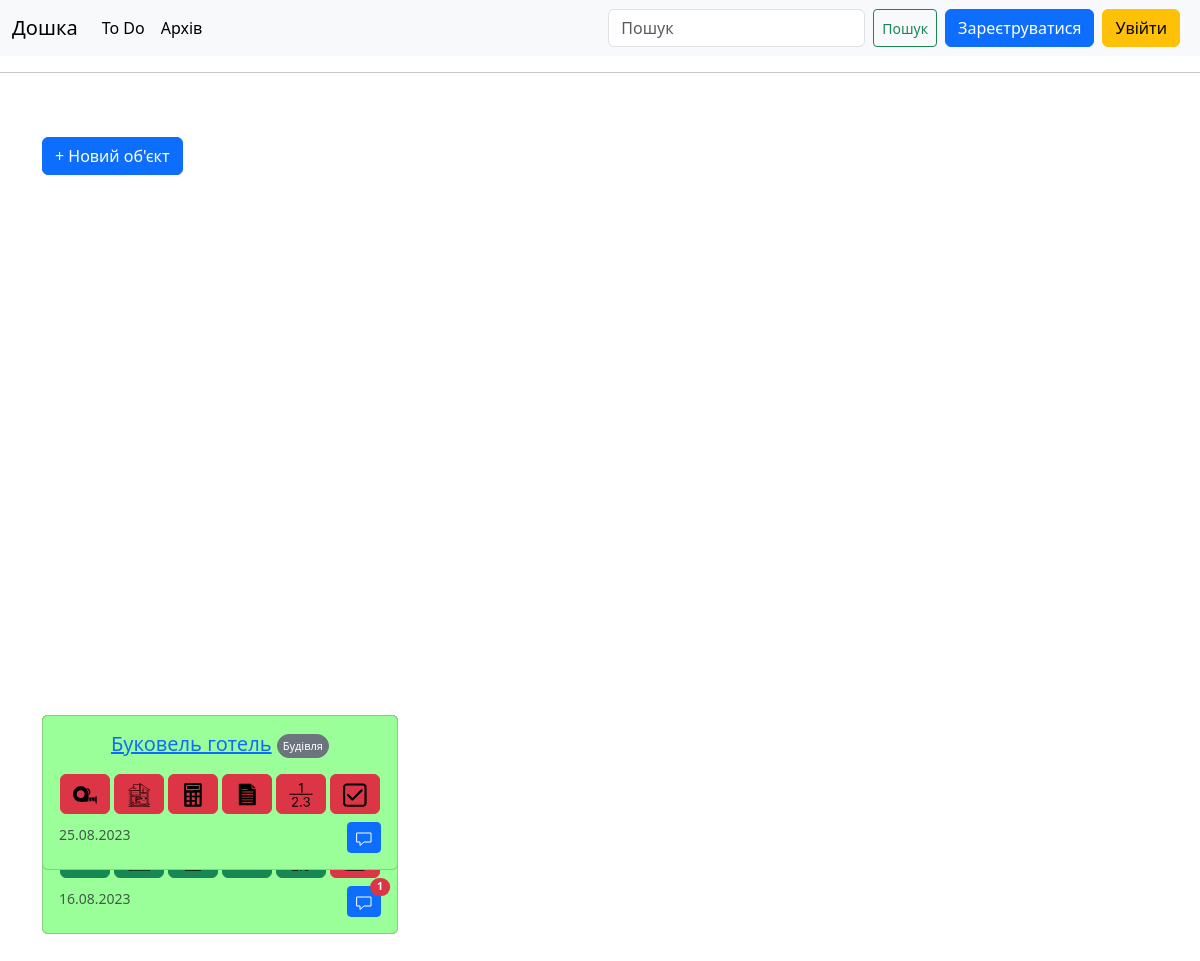
The page / on the database its author committed.
### bord/models.py (models this page shows, shortened)
class Subject(models.Model):
    class TypeOfSubject(models.TextChoices):
        BUILDING = 'BU', _('Багатоповерхівка')
        COMMERCE = 'CO', _('Будівля')
        GARAGE = 'GA', _('Гараж')
        HOUSE = 'HO', _('Особняк')
        APARTMENT = 'AP', _('Квартира')
        KEV = 'KE', _('КЕВ')
        QUARTERS = 'QU', _('Нежитлове приміщення')
        UNFINISHED = 'UF', _('Незавершене')
        SUMMERHOUSE = 'SH', _('Садовий будинок')
    class Priority(models.TextChoices):
        HIGH = 'AA', _('Високий')
        NORMAL = 'BB', _('Звичайний')
        LOW = 'CC', _('Низький')
    name = models.CharField(max_length=200)
    type = models.CharField(max_length=2, choices=TypeOfSubject.choices, default=TypeOfSubject.HOUSE)
    priority = models.CharField(max_length=3, choices=Priority.choices, default=Priority.NORMAL)
    archived = models.BooleanField(default=False)
    address = models.CharField(max_length=200, blank=True)
    invent_number = models.CharField(max_length=10, blank=True)
    measured = models.BooleanField(default=False)
    drawn = models.BooleanField(default=False)
    calculated = models.BooleanField(default=False)
    typed = models.BooleanField(default=False)
    numbered = models.BooleanField(default=False)
    done = models.BooleanField(default=False)
    date_added = models.DateTimeField(auto_now_add=True)
    def __str__(self):
        return self.name
    def get_measured(self):
        if self.measured:
            return 'btn btn-success'
        else:
            return 'btn btn-danger'
    def get_drawn(self):
        if self.drawn:
            return 'btn btn-success'
        else:
            return 'btn btn-danger'
    def get_calculated(self):
        if self.calculated:
            return 'btn btn-success'
        else:
            return 'btn btn-danger'
    def get_typed(self):
        if self.typed:
            return 'btn btn-success'
        else:
            return 'btn btn-danger'
    def get_numbered(self):
        if self.numbered:
            return 'btn btn-success'
        else:
            return 'btn btn-danger'
    def get_done(self):
        if self.done:
            return 'btn btn-success'
        else:
            return 'btn btn-danger'
    def get_priority(self):
        if self.priority == 'AA':
            return '#ffb3b3'
        if self.priority == 'BB':
            return '#fffa75'
        if self.priority == 'CC':
            return '#9bff99'

### bord/views.py (the view)
# urls.py: path('', views.index, name='index'),
def index(request):
    subjects = Subject.objects.order_by('priority')
    context = {'subjects': subjects}
    return render(request, 'bord/index.html', context)

### bord/templates/bord/index.html (shortened to what this page needs)
{% extends "bord/base.html" %}
{% block content %}
    <a class="btn btn-primary mb-3" href="{% url 'bord:new_subject' %}">+ Новий об'єкт</a>
    <div class="row" data-masonry="{&quot;percentPosition&quot;: true }" style="position: relative; height: 1066.4px;">
        {% for subject in subjects %}
            {% if not subject.archived %}
            <div class="col-sm-6 col-lg-4 mb-4" style="position: absolute; left: 0%; top: 524.2px;">
              <div class="card" style="background-color: {{ subject.get_priority }};">
                <div class="card-body">
                      <div class="dropdown">
                          <h5 class="card-title text-center mb-0">
                              <a href="{% url 'bord:subject' subject.id %}">{{ subject }}</a>
                          <button class="btn btn-secondary rounded-pill" style="font-size: 11px; padding: 3px 5px; border-radius: 2px;" type="button" data-bs-toggle="dropdown" aria-expanded="false">
                            {{ subject.get_type_display }}
                          </button>
                        </div>
                    <p class="card-text text-center mt-0"><small class="">{{ subject.invent_number }}</small></p>
                  <p class="card-text ">{{ subject.address }}</p>
                    <div class="text-center mb-2" >
                         <a class="{{ subject.get_measured }}" href="{% url 'bord:change_status' subject.id 'measured' %}"><svg class="bi" width="24" height="24"><use xlink:href="#measured"></use></svg></a>
                         <a class="{{ subject.get_drawn }}" href="{% url 'bord:change_status' subject.id 'drawn' %}"><svg class="bi" width="24" height="24"><use xlink:href="#drawn"></use></svg></a>
                         <a class="{{ subject.get_calculated }}" href="{% url 'bord:change_status' subject.id 'calculated' %}"><svg class="bi" width="24" height="24"><use xlink:href="#calculated"></use></svg></a>
                         <a class="{{ subject.get_typed }}" href="{% url 'bord:change_status' subject.id 'typed' %}"><svg class="bi" width="24" height="24"><use xlink:href="#typed"></use></svg></a>
                         <a class="{{ subject.get_numbered }}" href="{% url 'bord:change_status' subject.id 'numbered' %}"><svg class="bi" width="24" height="24"><use xlink:href="#numbered"></use></svg></a>
                         <a class="{{ subject.get_done }}" href="{% url 'bord:change_status' subject.id 'done' %}"><svg class="bi" width="24" height="24"><use xlink:href="#done"></use></svg></a>
                    </div>
                  <div class="d-flex w-100 justify-content-between">
                    <span class="card-text"><small class="text-muted">{{ subject.date_added|date:'d.m.Y' }}</small></span>
                    <button type="button" class="btn btn-sm btn-primary position-relative">
                      <svg class="bi" width="16" height="16"><use xlink:href="#comment"></use></svg>
                      {% with subject.comment_set.count as comment_count %}
                        {% if comment_count > 0 %}
                            <span class="position-absolute top-0 start-100 translate-middle badge rounded-pill bg-danger">
                            {{ comment_count }}
                        {% endif %}
                      {% endwith %}
                      </span>
                    </button>
                  </div>
                </div>
              </div>
            </div>
          {% endif %}
        {% empty %}
            <p>Нема роботи</p>
        {% endfor %}
    </div>
{% endblock content %}

### bord/templates/bord/base.html (style rules this page uses)
html, body, header, .carousel { height: 60vh; }

### rows shown on the page
Subject: date_added "16.08.2023", comment_set.count "1"
Subject: name "Буковель готель", type "Будівля", date_added "25.08.2023"
